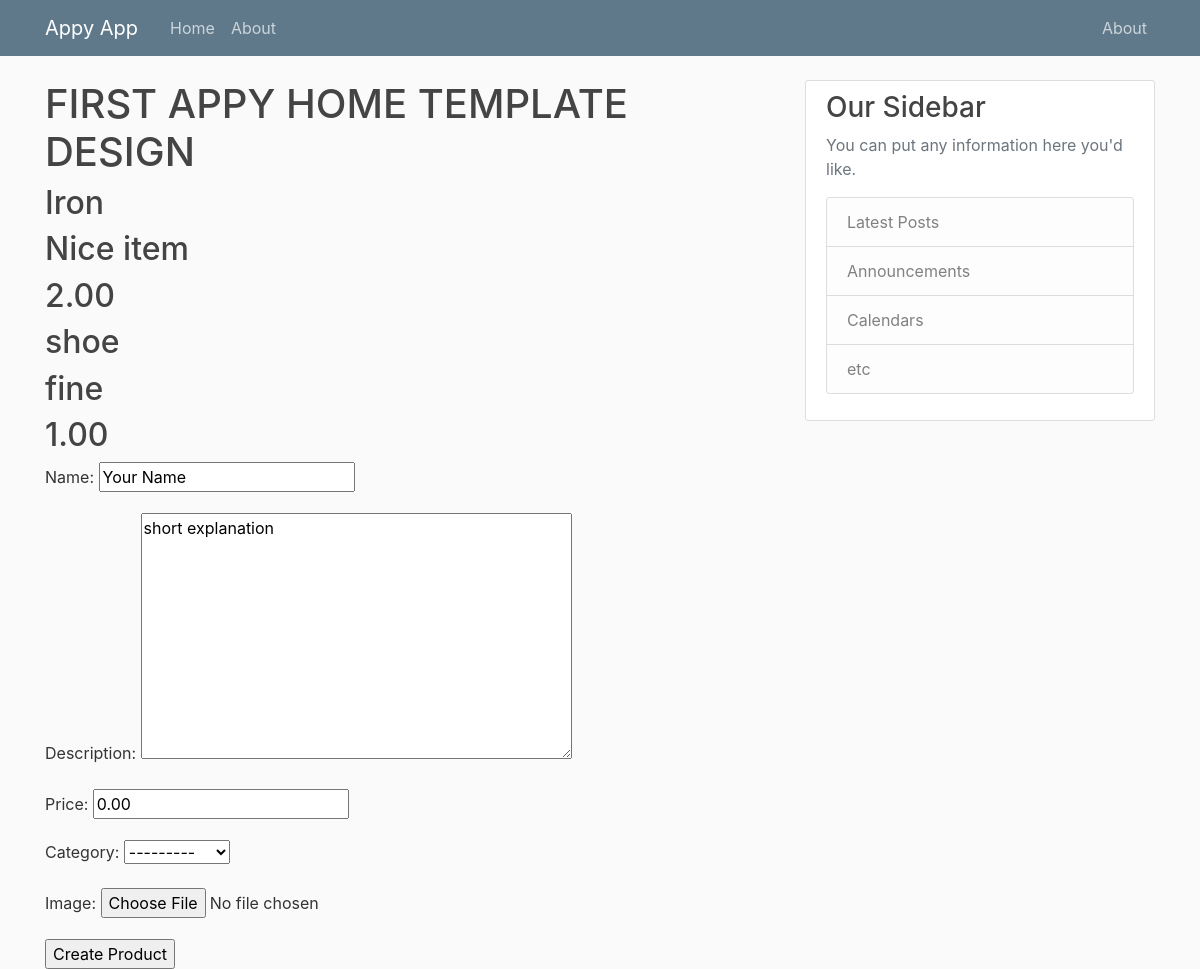
/prodform/, run on an earlier commit of the app's database.
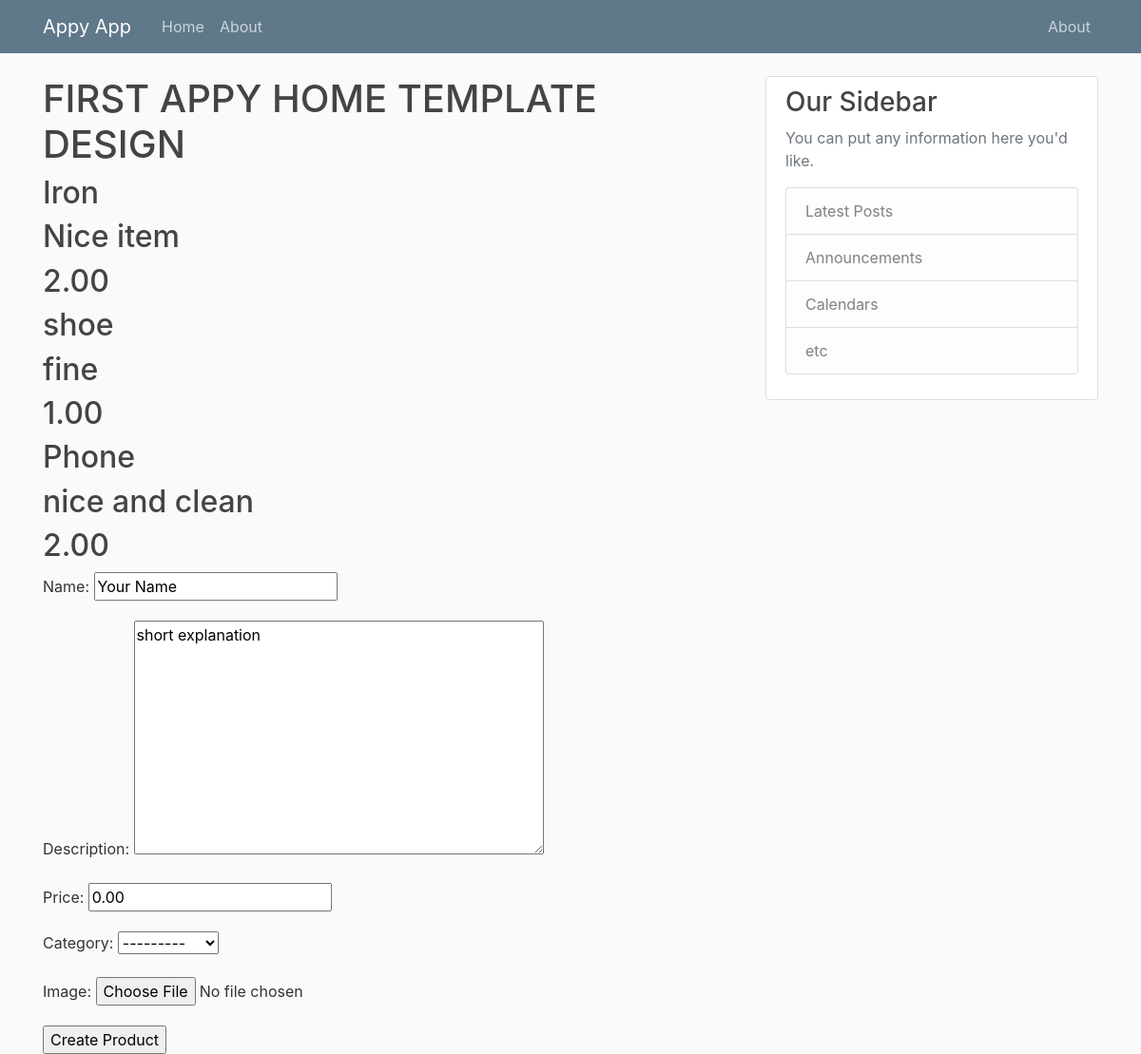
And on a later commit of the database.
### Appy/models.py (models this page shows, shortened)
class Products(models.Model):
    name = models.CharField(max_length=100)
    description = models.TextField()
    price = models.DecimalField(max_digits=12, decimal_places=2)
    category = models.CharField(choices=CATEGORY_CHOICES, max_length=10)
    image = models.ImageField(upload_to="product_images", default="product.jpg")
    class Meta:
        verbose_name_plural = 'Products'

### Appy/views.py (the view)
# urls.py: path("prodform/", formpage, name="prodform"),
def formpage(request):
    products = Products.objects.all()
    if request.method == "POST":
        form = ProductsForm(request.POST, request.FILES)#collect data
        if form.is_valid(): #validate data
            form.save() # save data
            return HttpResponse("Your product was successfully created")# then output data
    else:
        form = ProductsForm(initial={"name":"Your Name", "description":"short explanation", "price":"0.00","category":"select", "image":"upload"})
    context = {
        'product_list': products,
        'myform': form
    }
    return render(request, "Appy/productform.html", context)

### Appy/forms.py
class ProductsForm(forms.ModelForm):
    class Meta:
        model = Products
        fields = ["name","description","price","category","image"]

### Appy/templates/Appy/productform.html (shortened to what this page needs)
{% extends "Appy/base.html" %}
{% block content %}
<body>
    <h1>FIRST APPY HOME TEMPLATE DESIGN</h1>
    {% for product in product_list %}
    <h2>{{product.name}}</h2>
    <h2>{{product.description}}</h2>
    <h2>{{product.price}}</h2>
    {% endfor %}
    <form action="" method="post" enctype="multipart/form-data">
        {{ myform.as_p }}
        <input type="submit" value="Create Product">
    </form>
</body>
{% endblock content %}

What changed in the data, as far as the page shows it:
added Products: name "Phone", description "nice and clean", price "2.00"
